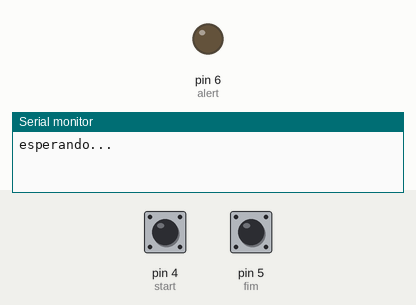
Recording of a sketch running on a simulated Arduino Uno, built with avr-gcc and run on an emulated ATmega328P. Parts: output pins drawn as LEDs (lit = HIGH), the last lines printed to the serial monitor. Inputs (shaded band) come from the test bench; at power-on: pin 4 (start) LOW, pin 5 (fim) LOW.

Above: at 1.2 s.
1.3 s: pin 4 (start) pulled HIGH for 0.15 s
4.4 s: pin 4 (start) pulled HIGH for 1 s
At 5.1 s:
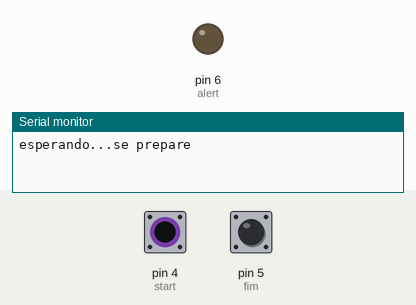
8.4 s: pin 4 (start) pulled HIGH for 3.2 s
At 15.9 s:
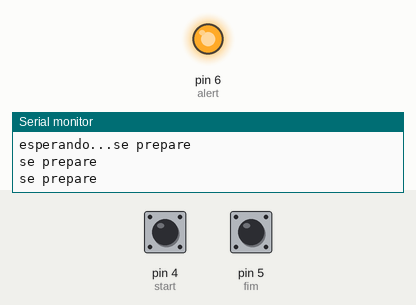
16.1 s: pin 5 (fim) pulsed HIGH 2 times (0.12 s each, 0.3 s apart)
Timing chart, 0 to 19.1 s (numbered marks = the images above; inputs shaded):
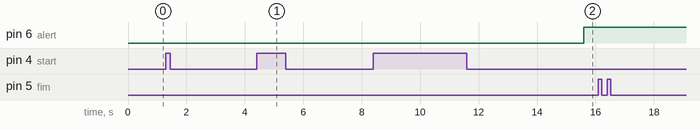

Measured:
- after the input at 4.4 s, pin 6 (alert): stays LOW (without the input it goes to HIGH after 1.0 s)
- after the input at 8.4 s, pin 6 (alert): LOW → HIGH after 7.2 s instead of 1.0 s

The sketch:

tempo_de_rea__o_oficial.ino
```cpp
//tempo de reação

#define start 4
#define fim 5
#define alert 6
byte fl;
byte fz;
void calculo();
unsigned long start_millis;
float tempo;
unsigned long count_millis;
float segundos;
float tr;
float frontCar = 95; // posição final do carro da frente
float pos; //primeira posição do carro de tras
float pos1;
float posFinal1; //quadrado da primeira posição
float posFinal2; // posição final do segundo carro
float velImpacto1; // velocidade do impacto
float velImpacto2; //velocidade ao quadrado
float variacaoPos; // diferença da pos do carro um e do carro dois
float impacto;
float force;
float peso;
float sqrtvel;

void setup() {
  fl = 1;
  Serial.begin(9600);
  pinMode(start, INPUT);
  pinMode(fim, INPUT);
  pinMode(alert, OUTPUT);
  Serial.print("esperando...");
}

void loop() {
  if (fl == 1) {
    if (digitalRead(start) == HIGH) {
      while (digitalRead(start) == HIGH); // espera soltar o bt
      start_millis = millis();
      Serial.println("se prepare");
      //Serial.print(fl);
      digitalWrite(alert, LOW);
      fz = 1;
    }
    if (fz == 1) {
      if ( (millis() - start_millis) > 4000) {
        count_millis = millis();
        digitalWrite(alert, HIGH);
        fl = 0;
        //Serial.println(fl);
        fz = 0;
      }
    }
  }
  if (fl == 0) {
    if (digitalRead(fim) == HIGH) {
      while (digitalRead(fim) == HIGH);
      tempo = millis() - count_millis;
      calculo();
      fl = 1;
    }
  }
}

void calculo() {
  //segundos = tempo / 1000; // de milissegundos para segundos
  tr = tempo + 700; // tempo de reação mais tempo de acionametno
  pos1 = 30 * tr; // primeira posição do carro de tras
  pos = pos1 / 1000;
  posFinal1 = pos * pos; //quadrado da prmeira posição
  posFinal2 = posFinal1 / 16; // posição do segundo carro após freiar

  //velocidade no impacto
  variacaoPos = frontCar - pos;// diferença da posição dos dois carros
  velImpacto1 = posFinal1 - 16 * variacaoPos; // velocidade do carro após freiar
  sqrtvel = sqrt(velImpacto1);
  //força do impacto
  velImpacto2 = sqrtvel * sqrtvel; //quadrado da velocidade
  impacto = velImpacto2 / 3.778; //aceleração na colisão
  force = impacto * 68;//força em um homem de 68kg
  peso = force / 10; //de newtons para Kg

  if (posFinal2 < frontCar) {
    Serial.println("Você estava atento e seu carro não bateu ");
    Serial.println("Parabens!");

  }
  if (posFinal2 >= frontCar) {
    Serial.println("Sua falta de atenção causou um acidente");
    Serial.print("Seu tempo de reação foi de: ");
    Serial.print(tempo);
    Serial.println(" millisegundos");
    Serial.print("Devido a sua velocidade e seu tempo de reação, a força exercida sobre o seu corpo foi de: ");
    Serial.print(force);
    Serial.println(" N");
    Serial.print("O que é equivalente a: ");
    Serial.print(peso);
    Serial.println(" Kg");
  }

}
```
